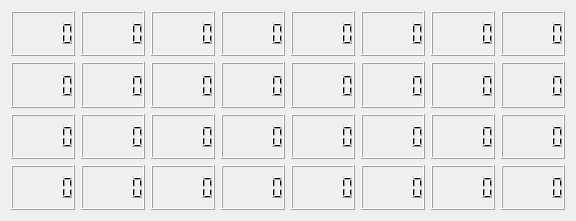
   <widget class="QWidget" name="gridLayoutWidget_3">
    <property name="geometry">
     <rect>
      <x>10</x>
      <y>270</y>
      <width>441</width>
      <height>221</height>
     </rect>
    </property>
    <layout class="QGridLayout" name="gridLayout_4">
     <item row="2" column="4">
      <widget class="QLCDNumber" name="lcd25_4"/>
     </item>
     <item row="0" column="7">
      <widget class="QLCDNumber" name="lcd08_4"/>
     </item>
     <item row="1" column="7">
      <widget class="QLCDNumber" name="lcd18_4"/>
     </item>
     <item row="0" column="0">
      <widget class="QLCDNumber" name="lcd00_4"/>
     </item>
     <item row="1" column="5">
      <widget class="QLCDNumber" name="lcd16_4"/>
     </item>
     <item row="3" column="5">
      <widget class="QLCDNumber" name="lcd36_4"/>
     </item>
     <item row="0" column="5">
      <widget class="QLCDNumber" name="lcd06_4"/>
     </item>
     <item row="2" column="7">
      <widget class="QLCDNumber" name="lcd28_4"/>
     </item>
     <item row="1" column="2">
      <widget class="QLCDNumber" name="lcd12_4"/>
     </item>
     <item row="1" column="6">
      <widget class="QLCDNumber" name="lcd17_4"/>
     </item>
     <item row="0" column="6">
      <widget class="QLCDNumber" name="lcd07_4"/>
     </item>
     <item row="2" column="5">
      <widget class="QLCDNumber" name="lcd26_4"/>
     </item>
     <item row="0" column="3">
      <widget class="QLCDNumber" name="lcd04_4"/>
     </item>
     <item row="3" column="3">
      <widget class="QLCDNumber" name="lcd34_4"/>
     </item>
     <item row="1" column="4">
      <widget class="QLCDNumber" name="lcd15_4"/>
     </item>
     <item row="1" column="0">
      <widget class="QLCDNumber" name="lcd10_4"/>
     </item>
     <item row="2" column="0">
      <widget class="QLCDNumber" name="lcd21_2"/>
     </item>
     <item row="2" column="2">
      <widget class="QLCDNumber" name="lcd23_4"/>
     </item>
     <item row="2" column="6">
      <widget class="QLCDNumber" name="lcd27_4"/>
     </item>
     <item row="2" column="1">
      <widget class="QLCDNumber" name="lcd22_4"/>
     </item>
     <item row="0" column="4">
      <widget class="QLCDNumber" name="lcd05_4"/>
     </item>
     <item row="3" column="4">
      <widget class="QLCDNumber" name="lcd35_4"/>
     </item>
     <item row="3" column="0">
      <widget class="QLCDNumber" name="lcd31_4"/>
     </item>
     <item row="3" column="2">
      <widget class="QLCDNumber" name="lcd33_4"/>
     </item>
     <item row="3" column="7">
      <widget class="QLCDNumber" name="lcd38_4"/>
     </item>
     <item row="3" column="6">
      <widget class="QLCDNumber" name="lcd37_4"/>
     </item>
     <item row="1" column="1">
      <widget class="QLCDNumber" name="lcd11_4"/>
     </item>
     <item row="3" column="1">
      <widget class="QLCDNumber" name="lcd32_4"/>
     </item>
     <item row="0" column="1">
      <widget class="QLCDNumber" name="lcd01_4"/>
     </item>
     <item row="1" column="3">
      <widget class="QLCDNumber" name="lcd14_4"/>
     </item>
     <item row="0" column="2">
      <widget class="QLCDNumber" name="lcd03_4"/>
     </item>
     <item row="2" column="3">
      <widget class="QLCDNumber" name="lcd24_4"/>
     </item>
    </layout>
   </widget>
